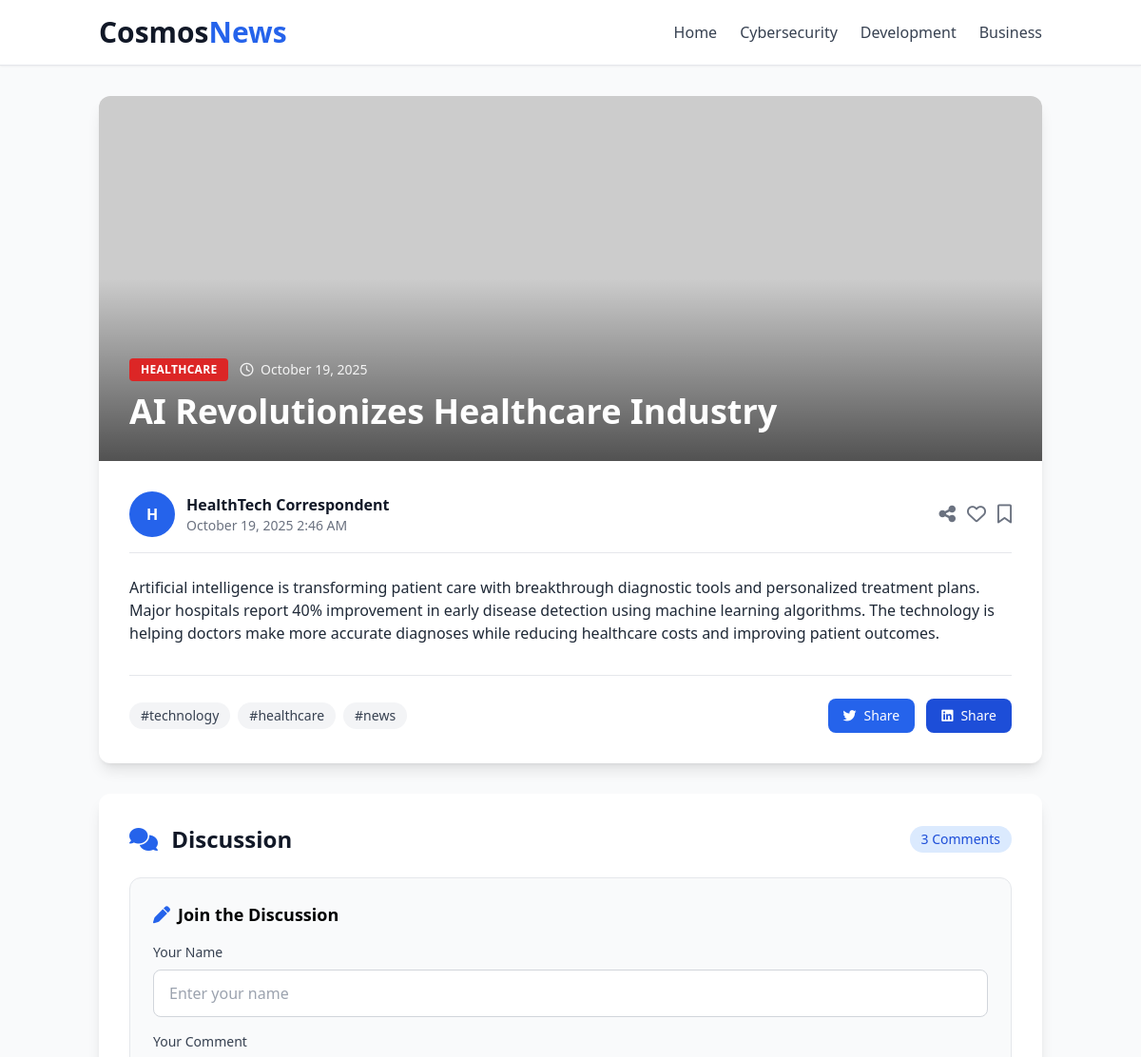
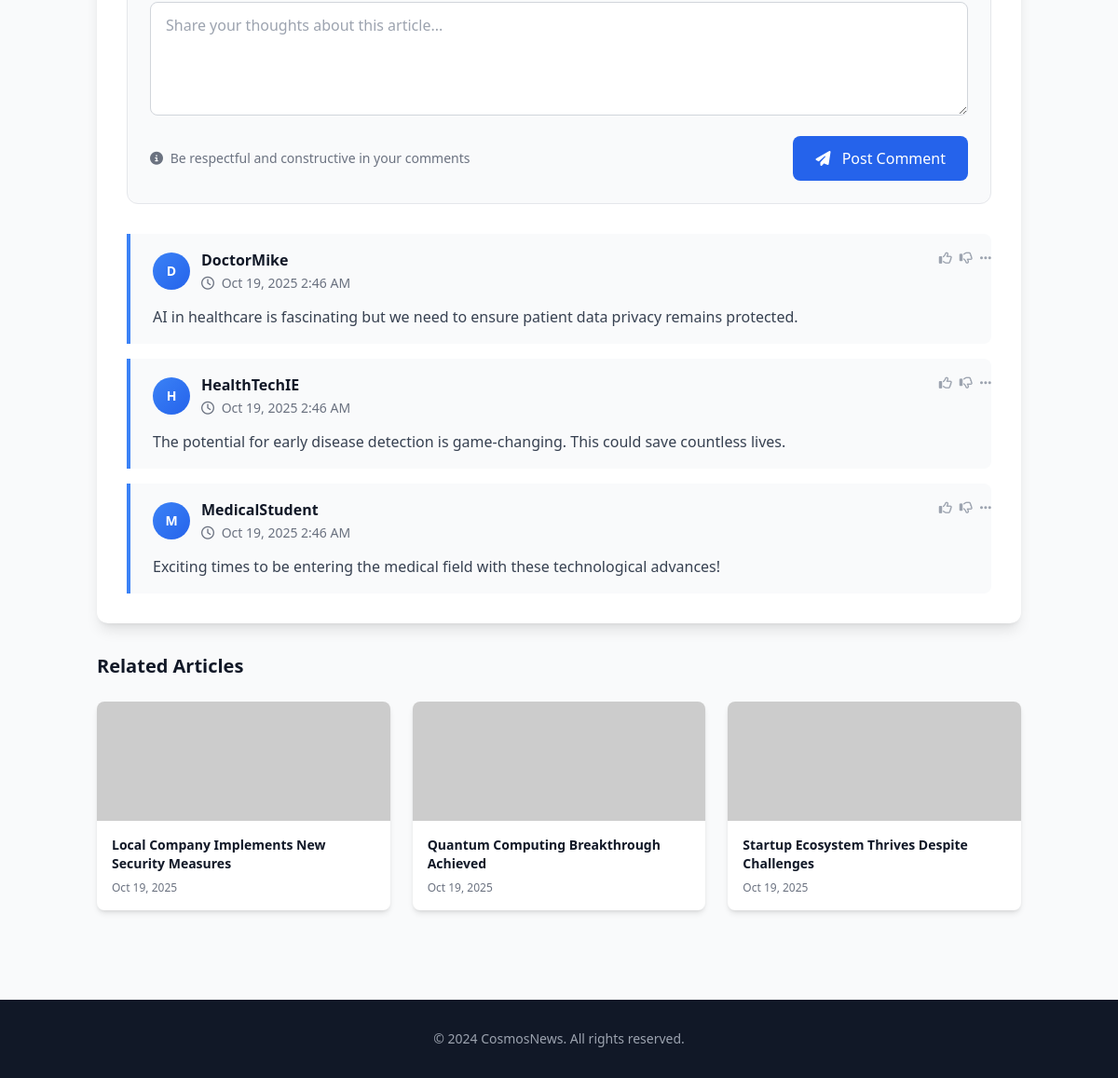
The app's page /article.php?id=4 with its own data (2 pictures, top to bottom).
### tables this page shows
CREATE TABLE IF NOT EXISTS news_articles (
    id INT AUTO_INCREMENT PRIMARY KEY,
    title VARCHAR(255) NOT NULL,
    content TEXT NOT NULL,
    author VARCHAR(100) NOT NULL,
    header_image VARCHAR(500),
    category VARCHAR(50) DEFAULT 'Technology',
    created_at TIMESTAMP DEFAULT CURRENT_TIMESTAMP,
    updated_at TIMESTAMP DEFAULT CURRENT_TIMESTAMP ON UPDATE CURRENT_TIMESTAMP
);

CREATE TABLE IF NOT EXISTS comments (
    id INT AUTO_INCREMENT PRIMARY KEY,
    article_id INT NOT NULL,
    username VARCHAR(100) NOT NULL,
    comment_text TEXT NOT NULL,
    created_at TIMESTAMP DEFAULT CURRENT_TIMESTAMP,
    FOREIGN KEY (article_id) REFERENCES news_articles(id) ON DELETE CASCADE
);

### src/article.php (the view, shortened to what this page needs)
<?php
require_once 'config.php';
$article_id = isset($_GET['id']) ? (int)$_GET['id'] : 0;
$article_query = "SELECT * FROM news_articles WHERE id = $article_id";
$article_result = $conn->query($article_query);
$article = $article_result->fetch_assoc();
$comments_query = "SELECT * FROM comments WHERE article_id = $article_id ORDER BY created_at DESC";
$comments_result = $conn->query($comments_query);
?>
<!DOCTYPE html>
<html lang="en">
<head>
    <script src="https://cdn.tailwindcss.com"></script>
    <link rel="stylesheet" href="https://cdnjs.cloudflare.com/ajax/libs/font-awesome/6.4.0/css/all.min.css">
</head>
<body class="bg-gray-50">
    <header class="bg-white border-b border-gray-200 shadow-sm sticky top-0 z-50">
        <div class="container mx-auto px-4">
            <div class="flex items-center justify-between py-4">
                <div class="flex items-center justify-between w-full">
                    <h1 class="text-3xl font-bold text-gray-900">
                        Cosmos<span class="text-blue-600">News</span>
                    </h1>
                    <nav class="hidden md:flex space-x-6">
                        <a href="index.php" class="text-gray-700 hover:text-blue-600 font-medium transition">Home</a>
                        <a href="#cybersecurity" class="text-gray-700 hover:text-blue-600 font-medium transition">Cybersecurity</a>
                        <a href="#development" class="text-gray-700 hover:text-blue-600 font-medium transition">Development</a>
                        <a href="#business" class="text-gray-700 hover:text-blue-600 font-medium transition">Business</a>
                    </nav>
                </div>
            </div>
        </div>
    </header>
    <main class="container mx-auto px-4 py-8">
        <?php if ($article): ?>
            <article class="bg-white rounded-xl shadow-lg overflow-hidden mb-8">
                <?php if (!empty($article['header_image'])): ?>
                    <div class="relative h-80 md:h-96">
                        <img src="<?php echo htmlspecialchars($article['header_image']); ?>"
                             alt="<?php echo htmlspecialchars($article['title']); ?>"
                             class="w-full h-full object-cover">
                        <div class="absolute inset-0 bg-gradient-to-t from-black/60 via-transparent to-transparent"></div>
                        <div class="absolute bottom-0 left-0 p-8 text-white">
                            <div class="flex items-center space-x-3 mb-3">
                                <span class="bg-red-600 px-3 py-1 rounded text-xs font-bold uppercase tracking-wide">
                                    <?php echo htmlspecialchars($article['category'] ?? 'Technology'); ?>
                                </span>
                                <span class="text-sm opacity-90">
                                    <i class="far fa-clock mr-1"></i>
                                    <?php echo date('F j, Y', strtotime($article['created_at'])); ?>
                                </span>
                            </div>
                            <h1 class="text-3xl md:text-4xl font-bold leading-tight">
                                <?php echo htmlspecialchars($article['title']); ?>
                            </h1>
                        </div>
                    </div>
                <?php endif; ?>
                <div class="p-8">
                    <div class="flex items-center justify-between border-b border-gray-200 pb-4 mb-6">
                        <div class="flex items-center space-x-4">
                            <div class="flex items-center space-x-3">
                                <div class="w-12 h-12 bg-blue-600 rounded-full flex items-center justify-center">
                                    <span class="text-white font-bold">
                                        <?php echo strtoupper(substr($article['author'], 0, 1)); ?>
                                    </span>
                                </div>
                                <div>
                                    <p class="font-semibold text-gray-900">
                                        <?php echo htmlspecialchars($article['author']); ?>
                                    </p>
                                    <p class="text-sm text-gray-500">
                                        <?php echo date('F j, Y g:i A', strtotime($article['created_at'])); ?>
                                    </p>
                                </div>
                            </div>
                        </div>
                        <div class="flex items-center space-x-3">
                            <button class="text-gray-500 hover:text-blue-600 transition">
                                <i class="fas fa-share-alt text-xl"></i>
                            </button>
                            <button class="text-gray-500 hover:text-red-600 transition">
                                <i class="far fa-heart text-xl"></i>
                            </button>
                            <button class="text-gray-500 hover:text-blue-600 transition">
                                <i class="far fa-bookmark text-xl"></i>
                            </button>
                        </div>
                    </div>
                    <div class="prose prose-lg max-w-none text-gray-800">
                        <?php echo nl2br(htmlspecialchars($article['content'])); ?>
                    </div>
                    <div class="mt-8 pt-6 border-t border-gray-200">
                        <div class="flex flex-wrap items-center justify-between">
                            <div class="flex flex-wrap gap-2 mb-4 md:mb-0">
                                <span class="bg-gray-100 px-3 py-1 rounded-full text-sm text-gray-700">
                                    #technology
                                </span>
                                <span class="bg-gray-100 px-3 py-1 rounded-full text-sm text-gray-700">
                                    #<?php echo strtolower(str_replace(' ', '', $article['category'] ?? 'Technology')); ?>
                                </span>
                                <span class="bg-gray-100 px-3 py-1 rounded-full text-sm text-gray-700">
                                    #news
                                </span>
                            </div>
                            <div class="flex space-x-3">
                                <button class="bg-blue-600 text-white px-4 py-2 rounded-lg hover:bg-blue-700 transition text-sm font-medium">
                                    <i class="fab fa-twitter mr-2"></i>Share
                                </button>
                                <button class="bg-blue-700 text-white px-4 py-2 rounded-lg hover:bg-blue-800 transition text-sm font-medium">
                                    <i class="fab fa-linkedin mr-2"></i>Share
                                </button>
                            </div>
                        </div>
                    </div>
                </div>
            </article>
            <section id="comments" class="bg-white rounded-xl shadow-lg p-8">
                <div class="flex items-center justify-between mb-6">
                    <h2 class="text-2xl font-bold text-gray-900">
                        <i class="fas fa-comments text-blue-600 mr-2"></i>
                        Discussion
                    </h2>
                    <span class="bg-blue-100 text-blue-700 px-3 py-1 rounded-full text-sm font-medium">
                        <?php echo $comments_result->num_rows; ?> Comments
                    </span>
                </div>
                <div class="mb-8 p-6 bg-gray-50 rounded-xl border border-gray-200">
                    <h3 class="text-lg font-semibold mb-4 flex items-center">
                        <i class="fas fa-pen text-blue-600 mr-2"></i>
                        Join the Discussion
                    </h3>
                    <form method="POST" action="" class="space-y-4">
                        <div>
                            <label for="username" class="block text-sm font-medium text-gray-700 mb-2">
                                Your Name
                            </label>
                            <input type="text" id="username" name="username" required
                                   class="w-full px-4 py-3 border border-gray-300 rounded-lg focus:ring-2 focus:ring-blue-500 focus:border-transparent transition"
                                   placeholder="Enter your name">
                        </div>
                        <div>
                            <label for="comment_text" class="block text-sm font-medium text-gray-700 mb-2">
                                Your Comment
                            </label>
                            <textarea id="comment_text" name="comment_text" rows="4" required
                                      class="w-full px-4 py-3 border border-gray-300 rounded-lg focus:ring-2 focus:ring-blue-500 focus:border-transparent transition"
                                      placeholder="Share your thoughts about this article..."></textarea>
                        </div>
                        <div class="flex items-center justify-between">
                            <p class="text-sm text-gray-500">
                                <i class="fas fa-info-circle mr-1"></i>
                                Be respectful and constructive in your comments
                            </p>
                            <button type="submit" name="submit_comment"
                                    class="bg-blue-600 text-white px-6 py-3 rounded-lg hover:bg-blue-700 transition font-medium">
                                <i class="fas fa-paper-plane mr-2"></i>
                                Post Comment
                            </button>
                        </div>
                    </form>
                </div>
                <div class="space-y-4">
                    <?php if ($comments_result->num_rows > 0): ?>
                        <?php while ($comment = $comments_result->fetch_assoc()): ?>
                            <div class="border-l-4 border-blue-500 pl-6 py-4 bg-gray-50 rounded-r-lg">
                                <div class="flex items-start justify-between mb-3">
                                    <div class="flex items-center space-x-3">
                                        <div class="w-10 h-10 bg-gradient-to-br from-blue-500 to-blue-600 rounded-full flex items-center justify-center">
                                            <span class="text-white font-bold text-sm">
                                                <?php echo strtoupper(substr($comment['username'], 0, 1)); ?>
                                            </span>
                                        </div>
                                        <div>
                                            <h4 class="font-semibold text-gray-900">
                                                <?php echo $comment['username']; ?>
                                            </h4>
                                            <span class="text-sm text-gray-500">
                                                <i class="far fa-clock mr-1"></i>
                                                <?php echo date('M j, Y g:i A', strtotime($comment['created_at'])); ?>
                                            </span>
                                        </div>
                                    </div>
                                    <div class="flex items-center space-x-2">
                                        <button class="text-gray-400 hover:text-blue-600 transition text-sm">
                                            <i class="far fa-thumbs-up"></i>
                                        </button>
                                        <button class="text-gray-400 hover:text-red-600 transition text-sm">
                                            <i class="far fa-thumbs-down"></i>
                                        </button>
                                        <button class="text-gray-400 hover:text-gray-600 transition text-sm">
                                            <i class="fas fa-ellipsis-h"></i>
                                        </button>
                                    </div>
                                </div>
                                <div class="text-gray-700 ml-13 leading-relaxed">
                                    <?php echo $comment['comment_text']; ?>
                                </div>
                            </div>
                        <?php endwhile; ?>
                    <?php endif; ?>
                </div>
            </section>
            <section class="mt-8">
                <h3 class="text-xl font-bold text-gray-900 mb-6">Related Articles</h3>
                <div class="grid grid-cols-1 md:grid-cols-3 gap-6">
                    <?php
                    $related_query = "SELECT * FROM news_articles WHERE id != " . $article_id . " ORDER BY RAND() LIMIT 3";
                    $related_result = $conn->query($related_query);
                    while ($related = $related_result->fetch_assoc()): ?>
                        <article class="bg-white rounded-lg shadow-md overflow-hidden hover:shadow-lg transition">
                            <?php if (!empty($related['header_image'])): ?>
                                <div class="h-32 overflow-hidden">
                                    <img src="<?php echo htmlspecialchars($related['header_image']); ?>"
                                         alt="<?php echo htmlspecialchars($related['title']); ?>"
                                         class="w-full h-full object-cover">
                                </div>
                            <?php else: ?>
                                <div class="h-32 bg-gradient-to-r from-blue-500 to-blue-600 flex items-center justify-center">
                                    <i class="fas fa-newspaper text-white text-2xl"></i>
                                </div>
                            <?php endif; ?>
                            <div class="p-4">
                                <h4 class="font-semibold text-gray-900 mb-2 text-sm">
                                    <a href="article.php?id=<?php echo $related['id']; ?>" class="hover:text-blue-600 transition">
                                        <?php echo htmlspecialchars($related['title']); ?>
                                    </a>
                                </h4>
                                <p class="text-xs text-gray-500">
                                    <?php echo date('M j, Y', strtotime($related['created_at'])); ?>
                                </p>
                            </div>
                        </article>
                    <?php endwhile; ?>
                </div>
            </section>
        <?php endif; ?>
    </main>
    <footer class="bg-gray-900 text-white mt-16">
        <div class="container mx-auto px-4 py-8">
            <div class="text-center text-gray-400 text-sm">
                <p>&copy; 2024 CosmosNews. All rights reserved.</p>
            </div>
        </div>
    </footer>
</body>
</html>

### records on screen
news_articles: category "HEALTHCARE", created_at "October 19, 2025", title "AI Revolutionizes Healthcare Industry", author "H", author "HealthTech Correspondent", created_at "October 19, 2025 2:46 AM", content "Artificial intelligence is transforming patient care with breakthrough diagnostic tools and personalized treatment plans. Major hospitals report 40% improvement in early disease detection using machine learning algorithms. The technology is helping doctors make more accurate diagnoses while reducing healthcare costs and improving patient outcomes.", category "healthcare"
comments: username "D", username "DoctorMike", created_at "Oct 19, 2025 2:46 AM", comment_text "AI in healthcare is fascinating but we need to ensure patient data privacy remains protected."
comments: username "H", username "HealthTechIE", created_at "Oct 19, 2025 2:46 AM", comment_text "The potential for early disease detection is game-changing. This could save countless lives."
comments: username "M", username "MedicalStudent", created_at "Oct 19, 2025 2:46 AM", comment_text "Exciting times to be entering the medical field with these technological advances!"
news_articles: title "Local Company Implements New Security Measures", created_at "Oct 19, 2025"
news_articles: title "Quantum Computing Breakthrough Achieved", created_at "Oct 19, 2025"
news_articles: title "Startup Ecosystem Thrives Despite Challenges", created_at "Oct 19, 2025"

### other values on screen
$comments_result->num_rows "3"
